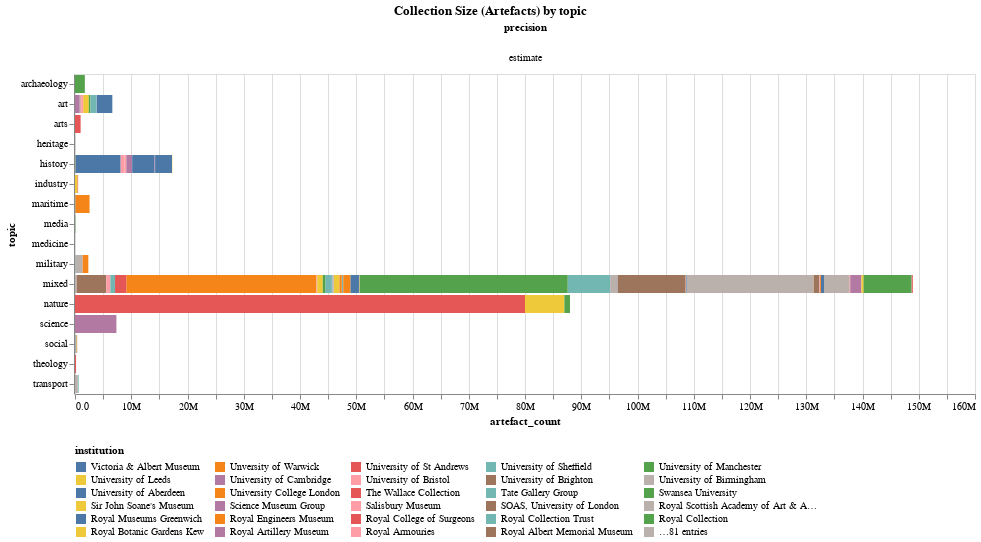

The notebook cell saved with this chart:
### Markdown cell above
## Artefacts by topic

### Code cell
title = alt.TitleParams('Collection Size (Artefacts) by topic', anchor='middle')
alt.Chart(artefacts_df, title=title).mark_bar().encode(
    alt.Color('institution:N', sort='descending', legend=alt.Legend(orient='bottom',columns=5)),
    column='precision:O',
    x='artefact_count:Q',
    tooltip=['institution', 'artefact_count'],
    y='topic:N',
).properties(width=900).resolve_scale(x='independent').configure(numberFormat='.2s')

### Figure 1 — Vega-Lite specification as saved in the notebook (floating-point values rounded to 4 significant figures)
{"config": {"view": {"continuousWidth": 300, "continuousHeight": 300}, "numberFormat": ".2s"}, "data": {"name": "data-f4253ee8e36c3615aab68e27ba9c68a5"}, "mark": {"type": "bar"}, "encoding": {"color": {"field": "institution", "legend": {"columns": 5, "orient": "bottom"}, "sort": "descending", "type": "nominal"}, "column": {"field": "precision", "type": "ordinal"}, "tooltip": [{"field": "institution", "type": "nominal"}, {"field": "artefact_count", "type": "quantitative"}], "x": {"field": "artefact_count", "type": "quantitative"}, "y": {"field": "topic", "type": "nominal"}}, "resolve": {"scale": {"x": "independent"}}, "title": {"text": "Collection Size (Artefacts) by topic", "anchor": "middle"}, "width": 900, "$schema": "https://vega.github.io/schema/vega-lite/v5.17.0.json", "datasets": {"data-f4253ee8e36c3615aab68e27ba9c68a5": [{"institution": "Oxford University", "sector": "university", "type": "university", "topic": "mixed", "precision": "estimate", "artefact_count": 22530000}, {"institution": "University of Cambridge", "sector": "university", "type": "university", "topic": "mixed", "precision": "estimate", "artefact_count": 2000000}, {"institution": "Durham University", "sector": "university", "type": "university", "topic": "mixed", "precision": "estimate", "artefact_count": 106000}, {"institution": "University College London", "sector": "university", "type": "university", "topic": "mixed", "precision": "estimate", "artefact_count": 164000}, {"institution": "University of Manchester", "sector": "university", "type": "university", "topic": "mixed", "precision": "estimate", "artefact_count": 8560000}, {"institution": "King's College London", "sector": "university", "type": "university", "topic": "mixed", "precision": "estimate", "artefact_count": 200000}, {"institution": "University of Birmingham", "sector": "university", "type": "university", "topic": "mixed", "precision": "estimate", "artefact_count": 4500000}, {"institution": "Unversity of Warwick", "sector": "university", "type": "university", "topic": "mixed", "precision": "estimate", "artefact_count": 16000}, {"institution": "Manchester Metropolitan Unversity", "sector": "university", "type": "university", "topic": "mixed", "precision": "estimate", "artefact_count": 0}, {"institution": "Swansea University", "sector": "university", "type": "university", "topic": "mixed", "precision": "estimate", "artefact_count": 1700}, {"institution": "University of Brighton", "sector": "university", "type": "university", "topic": "mixed", "precision": "estimate", "artefact_count": 50000}, {"institution": "SOAS, University of London", "sector": "university", "type": "university", "topic": "mixed", "precision": "estimate", "artefact_count": 60000}, {"institution": "University of Aberdeen", "sector": "university", "type": "university", "topic": "mixed", "precision": "estimate", "artefact_count": 530000}, {"institution": "University of Bristol", "sector": "university", "type": "university", "topic": "mixed", "precision": "estimate", "artefact_count": 100000}, {"institution": "University of Leeds", "sector": "university", "type": "university", "topic": "mixed", "precision": "estimate", "artefact_count": 350000}, {"institution": "University of Sheffield", "sector": "university", "type": "university", "topic": "mixed", "precision": "estimate", "artefact_count": 30000}, {"institution": "University of St Andrews", "sector": "university", "type": "university", "topic": "mixed", "precision": "estimate", "artefact_count": 200000}, {"institution": "Royal College of Surgeons", "sector": "university", "type": "university", "topic": "medicine", "precision": "estimate", "artefact_count": 3500}, {"institution": "British Library", "sector": "library", "type": "library", "topic": "mixed", "precision": "estimate", "artefact_count": 33810000}, {"institution": "Chetham's Library", "sector": "library", "type": "library", "topic": "mixed", "precision": "estimate", "artefact_count": 121041}, {"institution": "Glasgow Woman's Library", "sector": "library", "type": "library", "topic": "mixed", "precision": "estimate", "artefact_count": 0}, {"institution": "Lambeth Palace Library", "sector": "library", "type": "library", "topic": "theology", "precision": "estimate", "artefact_count": 186200}, {"institution": "National Library of Wales", "sector": "library", "type": "library", "topic": "mixed", "precision": "estimate", "artefact_count": 7540000}, {"institution": "National Library of Scotland", "sector": "library", "type": "library", "topic": "mixed", "precision": "estimate", "artefact_count": 37000000}, {"institution": "Amgueddfa Cymru (National Museum Wales)", "sector": "national", "type": "museum", "topic": "mixed", "precision": "estimate", "artefact_count": 5319585}, {"institution": "Historic Royal Palaces", "sector": "national", "type": "building", "topic": "mixed", "precision": "estimate", "artefact_count": 60000}, {"institution": "National Football Museum", "sector": "national", "type": "museum", "topic": "mixed", "precision": "estimate", "artefact_count": 40000}, {"institution": "National Justice Museum", "sector": "national", "type": "museum", "topic": "mixed", "precision": "estimate", "artefact_count": 40000}, {"institution": "National Mining Museum Scotland", "sector": "national", "type": "museum", "topic": "industry", "precision": "estimate", "artefact_count": 100000}, {"institution": "National Museum of the Royal Navy", "sector": "national", "type": "museum", "topic": "maritime", "precision": "estimate", "artefact_count": 2500000}, {"institution": "National Museums NI", "sector": "national", "type": "museum", "topic": "mixed", "precision": "estimate", "artefact_count": 1400000}, {"institution": "National Museums Scotland", "sector": "national", "type": "museum", "topic": "mixed", "precision": "estimate", "artefact_count": 12000000}, {"institution": "National Tramway Museum", "sector": "national", "type": "museum", "topic": "mixed", "precision": "estimate", "artefact_count": 46690}, {"institution": "National Trust", "sector": "national", "type": "building", "topic": "art", "precision": "estimate", "artefact_count": 1000000}, {"institution": "National Trust for Scotland", "sector": "national", "type": "building", "topic": "art", "precision": "estimate", "artefact_count": 300000}, {"institution": "National Waterways Museum", "sector": "national", "type": "building", "topic": "transport", "precision": "estimate", "artefact_count": 150000}, {"institution": "Royal Collection Trust", "sector": "national", "type": "museum", "topic": "art", "precision": "estimate", "artefact_count": 1000000}, {"institution": "Government Art Collection", "sector": "national", "type": "museum", "topic": "art", "precision": "estimate", "artefact_count": 15000}, {"institution": "Historic Environment Scotland", "sector": "national", "type": "museum", "topic": "heritage", "precision": "estimate", "artefact_count": 41000}, {"institution": "People's History Museum", "sector": "national", "type": "museum", "topic": "social", "precision": "estimate", "artefact_count": 5680}, {"institution": "Portable Antiquities Scheme", "sector": "national", "type": "museum", "topic": "archaeology", "precision": "estimate", "artefact_count": 1751232}, {"institution": "Royal Air Force Museum", "sector": "national", "type": "museum", "topic": "military", "precision": "estimate", "artefact_count": 1300000}, {"institution": "Royal Botanic Gardens Kew", "sector": "national", "type": "museum", "topic": "nature", "precision": "estimate", "artefact_count": 7000000}, {"institution": "Royal Collection", "sector": "national", "type": "museum", "topic": "nature", "precision": "estimate", "artefact_count": 1000000}, {"institution": "Courtauld Gallery", "sector": "independent", "type": "gallery", "topic": "art", "precision": "estimate", "artefact_count": 33501}, {"institution": "Dulwich Picture Gallery", "sector": "independent", "type": "gallery", "topic": "art", "precision": "estimate", "artefact_count": 600}, {"institution": "Manchester Art Gallery", "sector": "independent", "type": "gallery", "topic": "art", "precision": "estimate", "artefact_count": 46000}, {"institution": "National Galleries Scotland", "sector": "independent", "type": "gallery", "topic": "art", "precision": "estimate", "artefact_count": 120000}, {"institution": "Bowes Museum", "sector": "independent", "type": "museum", "topic": "art", "precision": "estimate", "artefact_count": 30000}, {"institution": "Britten Pears", "sector": "independent", "type": "museum", "topic": "art", "precision": "estimate", "artefact_count": 1200}, {"institution": "Chatham Historic Dockyard", "sector": "independent", "type": "building", "topic": "maritime", "precision": "estimate", "artefact_count": 70000}, {"institution": "English Heritage Trust", "sector": "independent", "type": "building", "topic": "history", "precision": "estimate", "artefact_count": 700000}, {"institution": "Gordon Highlanders Museum", "sector": "independent", "type": "museum", "topic": "military", "precision": "estimate", "artefact_count": 40000}, {"institution": "Ironbridge Gorge Museum Trust", "sector": "independent", "type": "museum", "topic": "industry", "precision": "estimate", "artefact_count": 400000}, {"institution": "Jewish Museum London", "sector": "independent", "type": "museum", "topic": "social", "precision": "estimate", "artefact_count": 40000}, {"institution": "London Transport Museum", "sector": "independent", "type": "museum", "topic": "transport", "precision": "estimate", "artefact_count": 500000}, {"institution": "Manchester Jewish Museum", "sector": "independent", "type": "museum", "topic": "social", "precision": "estimate", "artefact_count": 31000}, {"institution": "Mary Rose Trust", "sector": "independent", "type": "museum", "topic": "maritime", "precision": "estimate", "artefact_count": 19000}, {"institution": "Media Archive for Central England (MACE)", "sector": "independent", "type": "archive", "topic": "media", "precision": "estimate", "artefact_count": 65000}, {"institution": "Food Museum", "sector": "independent", "type": "museum", "topic": "social", "precision": "estimate", "artefact_count": 40000}, {"institution": "Museum of Freemasonry", "sector": "independent", "type": "museum", "topic": "social", "precision": "estimate", "artefact_count": 90000}, {"institution": "Museum of Lead Mining", "sector": "independent", "type": "museum", "topic": "industry", "precision": "estimate", "artefact_count": 2572}, {"institution": "Museum of Scottish Railways", "sector": "independent", "type": "museum", "topic": "industry", "precision": "estimate", "artefact_count": 50000}, {"institution": "Paxton Trust", "sector": "independent", "type": "building", "topic": "art", "precision": "estimate", "artefact_count": 3754}, {"institution": "Pier Arts Centre", "sector": "independent", "type": "gallery", "topic": "art", "precision": "estimate", "artefact_count": 180}, {"institution": "Postal Museum", "sector": "independent", "type": "museum", "topic": "social", "precision": "estimate", "artefact_count": 60000}, {"institution": "Royal Artillery Museum", "sector": "independent", "type": "museum", "topic": "military", "precision": "estimate", "artefact_count": 30000}, {"institution": "Royal Engineers Museum", "sector": "independent", "type": "museum", "topic": "military", "precision": "estimate", "artefact_count": 1000000}, {"institution": "Royal Scottish Academy of Art & Architecture", "sector": "independent", "type": "museum", "topic": "art", "precision": "estimate", "artefact_count": 9000}, {"institution": "Aberdeenshire Council Museums", "sector": "regional", "type": "museum", "topic": "mixed", "precision": "estimate", "artefact_count": 250000}, {"institution": "Barnsley Museums", "sector": "regional", "type": "museum", "topic": "mixed", "precision": "estimate", "artefact_count": 711400}, {"institution": "Birmingham Museums Trust", "sector": "regional", "type": "museum", "topic": "art", "precision": "estimate", "artefact_count": 800000}, {"institution": "Black Country Living Museum", "sector": "regional", "type": "museum", "topic": "history", "precision": "estimate", "artefact_count": 80000}, {"institution": "Bradford District Museums & Galleries", "sector": "regional", "type": "museum", "topic": "mixed", "precision": "estimate", "artefact_count": 837837}, {"institution": "Bristol Museums", "sector": "regional", "type": "museum", "topic": "mixed", "precision": "estimate", "artefact_count": 2000000}, {"institution": "Culture Coventry", "sector": "regional", "type": "museum", "topic": "mixed", "precision": "estimate", "artefact_count": 1000000}, {"institution": "Culture Perth and Kinross", "sector": "regional", "type": "mixed", "topic": "mixed", "precision": "estimate", "artefact_count": 500000}, {"institution": "Culture Trust Luton", "sector": "regional", "type": "museum", "topic": "mixed", "precision": "estimate", "artefact_count": 1105051}, {"institution": "Dundee Heritage Trust", "sector": "regional", "type": "museum", "topic": "mixed", "precision": "estimate", "artefact_count": 0}, {"institution": "Elgin Museum", "sector": "regional", "type": "museum", "topic": "mixed", "precision": "estimate", "artefact_count": 36000}, {"institution": "Glasgow Museums", "sector": "regional", "type": "museum", "topic": "mixed", "precision": "estimate", "artefact_count": 1000000}, {"institution": "Heritage Doncaster", "sector": "regional", "type": "museum", "topic": "mixed", "precision": "estimate", "artefact_count": 406750}, {"institution": "Highland Folk Museum", "sector": "regional", "type": "museum", "topic": "social", "precision": "estimate", "artefact_count": 10000}, {"institution": "Leeds Museums & Galleries", "sector": "regional", "type": "museum", "topic": "mixed", "precision": "estimate", "artefact_count": 1300000}, {"institution": "Leicester Museums", "sector": "regional", "type": "museum", "topic": "mixed", "precision": "estimate", "artefact_count": 1500000}, {"institution": "Manchester Art Gallery", "sector": "regional", "type": "gallery", "topic": "art", "precision": "estimate", "artefact_count": 50000}, {"institution": "Edinburgh Museums", "sector": "regional", "type": "museum", "topic": "mixed", "precision": "estimate", "artefact_count": 220000}, {"institution": "Museums Northhumberland", "sector": "regional", "type": "museum", "topic": "mixed", "precision": "estimate", "artefact_count": 25000}, {"institution": "Northhampton Museums", "sector": "regional", "type": "museum", "topic": "mixed", "precision": "estimate", "artefact_count": 44024}, {"institution": "Orkney Museums", "sector": "regional", "type": "museum", "topic": "mixed", "precision": "estimate", "artefact_count": 100000}, {"institution": "Poole Museums", "sector": "regional", "type": "museum", "topic": "mixed", "precision": "estimate", "artefact_count": 50000}, {"institution": "Potteries Museum and Art Gallery", "sector": "regional", "type": "museum", "topic": "arts", "precision": "estimate", "artefact_count": 1000000}, {"institution": "Preston Park Museum & Grounds", "sector": "regional", "type": "museum", "topic": "social", "precision": "estimate", "artefact_count": 100000}, {"institution": "Ripon Museums", "sector": "regional", "type": "museum", "topic": "social", "precision": "estimate", "artefact_count": 9000}, {"institution": "Royal Albert Memorial Museum", "sector": "regional", "type": "museum", "topic": "mixed", "precision": "estimate", "artefact_count": 1000000}, {"institution": "Salisbury Museum", "sector": "regional", "type": "museum", "topic": "mixed", "precision": "estimate", "artefact_count": 100000}, {"institution": "Victoria & Albert Museum", "sector": "dcms", "type": "museum", "topic": "art", "precision": "estimate", "artefact_count": 2800000}, {"institution": "Science Museum Group", "sector": "dcms", "type": "museum", "topic": "science", "precision": "estimate", "artefact_count": 7360793}, {"institution": "Museum of the Home", "sector": "dcms", "type": "museum", "topic": "history", "precision": "estimate", "artefact_count": 40000}, {"institution": "Horniman Museum", "sector": "dcms", "type": "museum", "topic": "history", "precision": "estimate", "artefact_count": 350000}, {"institution": "Imperial War Museums", "sector": "dcms", "type": "museum", "topic": "history", "precision": "estimate", "artefact_count": 1000000}, {"institution": "National Gallery", "sector": "dcms", "type": "gallery", "topic": "art", "precision": "estimate", "artefact_count": 2626}, {"institution": "National Museums Liverpool", "sector": "dcms", "type": "museum", "topic": "history", "precision": "estimate", "artefact_count": 4000000}, {"institution": "National Portrait Gallery", "sector": "dcms", "type": "gallery", "topic": "art", "precision": "estimate", "artefact_count": 350000}, {"institution": "Natural History Museum", "sector": "dcms", "type": "museum", "topic": "nature", "precision": "estimate", "artefact_count": 80000000}, {"institution": "Royal Armouries", "sector": "dcms", "type": "museum", "topic": "history", "precision": "estimate", "artefact_count": 70000}, {"institution": "Royal Museums Greenwich", "sector": "dcms", "type": "museum", "topic": "history", "precision": "estimate", "artefact_count": 3000000}, {"institution": "Sir John Soane's Museum", "sector": "dcms", "type": "museum", "topic": "history", "precision": "estimate", "artefact_count": 52000}, {"institution": "Tate Gallery Group", "sector": "dcms", "type": "gallery", "topic": "art", "precision": "estimate", "artefact_count": 70000}, {"institution": "The Wallace Collection", "sector": "dcms", "type": "museum", "topic": "art", "precision": "estimate", "artefact_count": 5637}, {"institution": "British Museum", "sector": "dcms", "type": "museum", "topic": "history", "precision": "estimate", "artefact_count": 8000000}]}}
